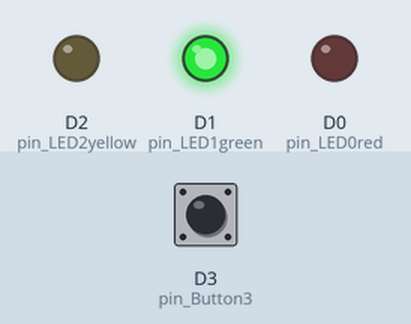
The sketch below on a simulated ESP8266 (NodeMCU). Parts: output pins drawn as LEDs (lit = HIGH). Inputs (shaded band) come from the test bench; at power-on: D3 (pin_Button3) LOW.

Above: at 1.2 s.
1.3 s: D3 (pin_Button3) pulled HIGH for 0.15 s
At 1.8 s:
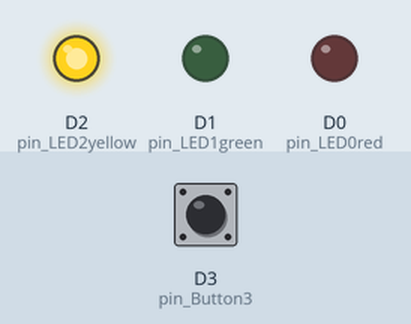
2.9 s: D3 (pin_Button3) pulled HIGH for 1 s
At 4.2 s:
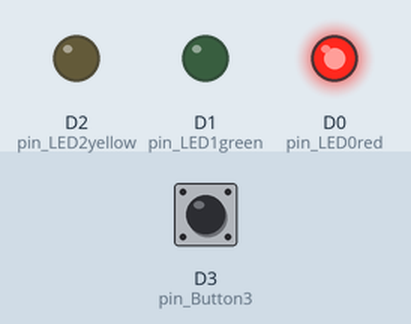
5.4 s: D3 (pin_Button3) pulled HIGH for 0.15 s
At 6.1 s:
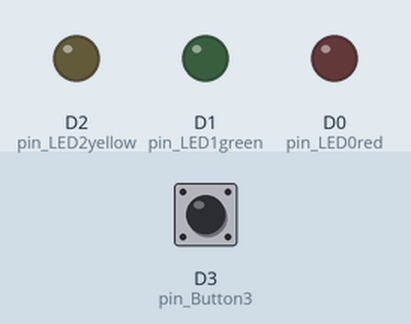
7.0 s: D3 (pin_Button3) pulled HIGH for 3.2 s
At 11.4 s:
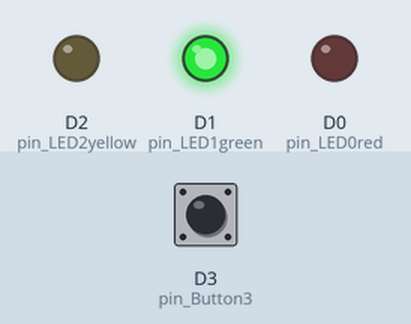
Timing chart, 0 to 12.7 s (numbered marks = the images above; inputs shaded):
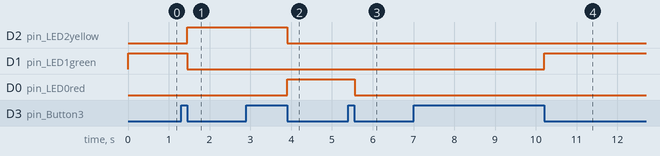

The sketch:

LED_Button5_8266.ino
```cpp
//  Example 4.5 - LED_Button5_8266.ino
//
//  Example of using a single button switch to set multiple states or conditions
//
//  D0-red LED
//  D1-green LED
//  D2-yellow LED
//  D3-push button
//
//  state holds the current status.
//  0 = all off.
//  1 = green LED
//  2 = yellow LED
//  3 = red LED

// Define the pins being used
int pin_LED1green =   D1;
int pin_LED2yellow =  D2;
int pin_LED0red =     D0;

int pin_Button3 = D3;

// new and old switch states
boolean oldButtonState = HIGH;
boolean newButtonState1 = HIGH;
boolean newButtonState2 = HIGH;
boolean newButtonState3 = HIGH;

byte state = 0;

void setup()
{

    pinMode(pin_LED1green, OUTPUT);    digitalWrite(pin_LED1green,LOW);
    pinMode(pin_LED2yellow, OUTPUT);   digitalWrite(pin_LED2yellow,LOW);
    pinMode(pin_LED0red, OUTPUT);      digitalWrite(pin_LED0red,LOW);
    pinMode(pin_Button3, INPUT);
}

void loop()
{
    newButtonState1 = digitalRead(pin_Button3);
    delay(1);
    newButtonState2 = digitalRead(pin_Button3);
    delay(1);
    newButtonState3 = digitalRead(pin_Button3);

    // if all 3 values are the same we can continue
    if (  (newButtonState1==newButtonState2) && (newButtonState1==newButtonState3) )
    {

        if ( newButtonState1 != oldButtonState )
        {

           // has the button switch been closed?
           if ( newButtonState1 == LOW )
           {
                // increase the value of state
                state++;
                if (state > 3) { state = 0; }

// turn all LEDs off. Doing it this way means we do not need to care about the individual LEDs
                // simply turn them all off and then turn on the correct one.
                digitalWrite(pin_LED1green, LOW);
                digitalWrite(pin_LED2yellow, LOW);
                digitalWrite(pin_LED0red, LOW);

                // Turn on the next LED
                // Because the value of state does not change while we are testing it we don't need to use else if
                if (state==1) { digitalWrite(pin_LED1green, HIGH);  }
                if (state==2) { digitalWrite(pin_LED2yellow, HIGH);  }
                if (state==3) { digitalWrite(pin_LED0red, HIGH);  }

           }
           oldButtonState = newButtonState1;
        }
    }
}
```

Measured:
- after the input at 1.3 s, D2 (pin_LED2yellow): LOW → HIGH after 0.15 s; D1 (pin_LED1green): HIGH → LOW after 0.15 s
- after the input at 2.9 s, D2 (pin_LED2yellow): HIGH → LOW after 1.0 s; D0 (pin_LED0red): LOW → HIGH after 1.0 s
- after the input at 5.4 s, D0 (pin_LED0red): HIGH → LOW after 0.15 s
- after the input at 7.0 s, D1 (pin_LED1green): LOW → HIGH after 3.2 s
